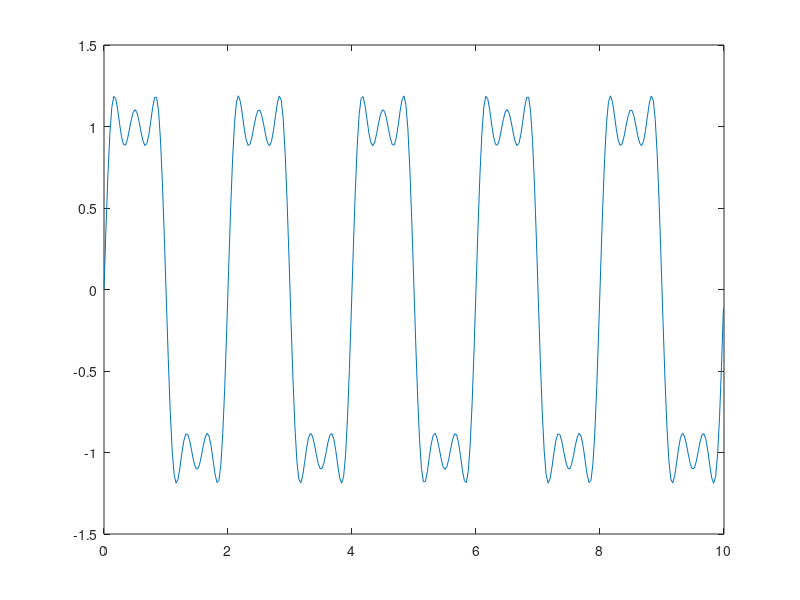

Write MATLAB code to recreate this figure.
fprintf('Given function is:\n');
fprintf('y=1;x=(0,1)\ny=-1; x=(1,2)');
n=input('Enter number of harmonics:');
a0=0;
an=0;
x=0;
t=0:0.01*pi:10;
for i=1:2:n
    bn=2*( 1-(-1)^i )/(i*pi);
    %x=x+ a0+ an*cos(i*pi*t)+bn*sin(i*pi*t);
    x=x+bn*sin(i*pi*t);
end
plot(t,x);




